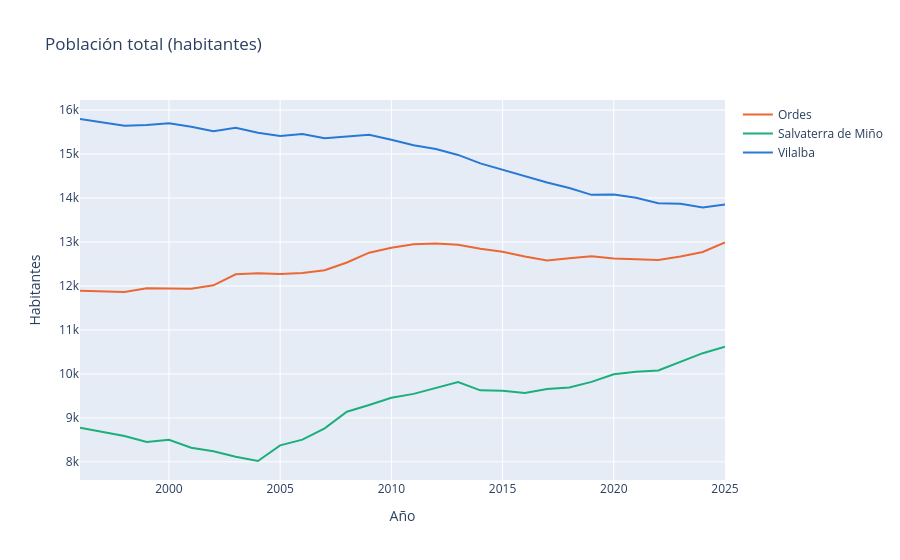

Here is the notebook cell this chart was saved with:
### Code cell
fig = px.line(ind, x="anyo", y="total", color="concello", color_discrete_map=COLORES,
              labels={"anyo": "Año", "total": "Habitantes", "concello": ""},
              title="Población total (habitantes)")
fig.show()

### Figure 1 — Plotly figure (JSON) as saved in the notebook; plotly's stock layout.template omitted (floating-point values rounded to 4 significant figures)
{"data": [{"hovertemplate": "=Ordes<br>Año=%{x}<br>Habitantes=%{y}<extra></extra>", "legendgroup": "Ordes", "line": {"color": "#eb6834", "dash": "solid"}, "marker": {"symbol": "circle"}, "mode": "lines", "name": "Ordes", "orientation": "v", "showlegend": true, "type": "scatter", "x": [1996, 1998, 1999, 2000, 2001, 2002, 2003, 2004, 2005, 2006, 2007, 2008, 2009, 2010, 2011, 2012, 2013, 2014, 2015, 2016, 2017, 2018, 2019, 2020, 2021, 2022, 2023, 2024, 2025], "xaxis": "x", "y": [11893, 11861, 11946, 11942, 11938, 12015, 12266, 12287, 12272, 12294, 12359, 12534, 12757, 12868, 12948, 12963, 12939, 12844, 12776, 12669, 12580, 12632, 12674, 12625, 12605, 12589, 12669, 12772, 12990], "yaxis": "y"}, {"hovertemplate": "=Salvaterra de Miño<br>Año=%{x}<br>Habitantes=%{y}<extra></extra>", "legendgroup": "Salvaterra de Miño", "line": {"color": "#1baf7a", "dash": "solid"}, "marker": {"symbol": "circle"}, "mode": "lines", "name": "Salvaterra de Miño", "orientation": "v", "showlegend": true, "type": "scatter", "x": [1996, 1998, 1999, 2000, 2001, 2002, 2003, 2004, 2005, 2006, 2007, 2008, 2009, 2010, 2011, 2012, 2013, 2014, 2015, 2016, 2017, 2018, 2019, 2020, 2021, 2022, 2023, 2024, 2025], "xaxis": "x", "y": [8778, 8589, 8453, 8501, 8320, 8240, 8117, 8019, 8375, 8505, 8761, 9140, 9293, 9456, 9546, 9677, 9816, 9626, 9619, 9566, 9657, 9691, 9819, 9990, 10048, 10079, 10274, 10471, 10617], "yaxis": "y"}, {"hovertemplate": "=Vilalba<br>Año=%{x}<br>Habitantes=%{y}<extra></extra>", "legendgroup": "Vilalba", "line": {"color": "#2a78d6", "dash": "solid"}, "marker": {"symbol": "circle"}, "mode": "lines", "name": "Vilalba", "orientation": "v", "showlegend": true, "type": "scatter", "x": [1996, 1998, 1999, 2000, 2001, 2002, 2003, 2004, 2005, 2006, 2007, 2008, 2009, 2010, 2011, 2012, 2013, 2014, 2015, 2016, 2017, 2018, 2019, 2020, 2021, 2022, 2023, 2024, 2025], "xaxis": "x", "y": [15797, 15645, 15658, 15699, 15623, 15520, 15598, 15484, 15409, 15455, 15358, 15406, 15437, 15327, 15202, 15116, 14980, 14788, 14645, 14487, 14354, 14226, 14072, 14079, 14006, 13881, 13870, 13787, 13852], "yaxis": "y"}], "layout": {"legend": {"title": {"text": ""}, "tracegroupgap": 0}, "title": {"text": "Población total (habitantes)"}, "xaxis": {"anchor": "y", "domain": [0, 1], "title": {"text": "Año"}}, "yaxis": {"anchor": "x", "domain": [0, 1], "title": {"text": "Habitantes"}}}}
